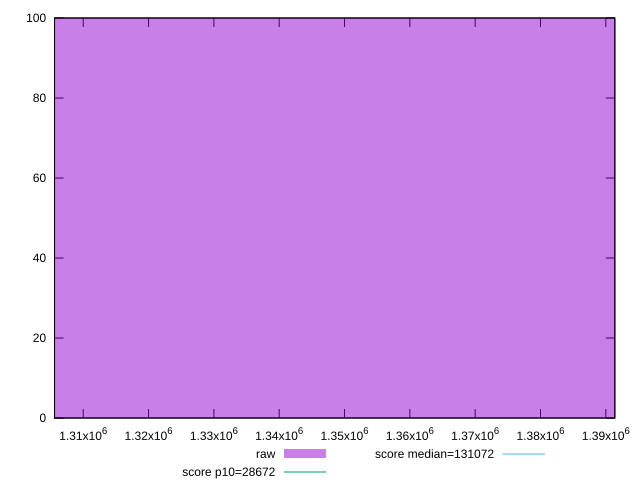

Reproduce this figure in gnuplot.
reset

$raw <<EOF
1348061.1870304113 100
EOF

set key outside below
set boxwidth 96290.08478788653
set xrange [1305606.1043989756:1391377.484216946]
set yrange [0:100]
set trange [0:100]
set style fill transparent solid 0.5 noborder

set parametric
set terminal svg size 640, 490 enhanced background rgb 'white'
set output "report_00013_2021-02-09T12-04-24.940Z/uses-long-cache-ttl/samples/pages/raw/histogram.svg"

plot $raw title "raw" with boxes, \
     28672,t title "score p10=28672", \
     131072,t title "score median=131072"

reset
